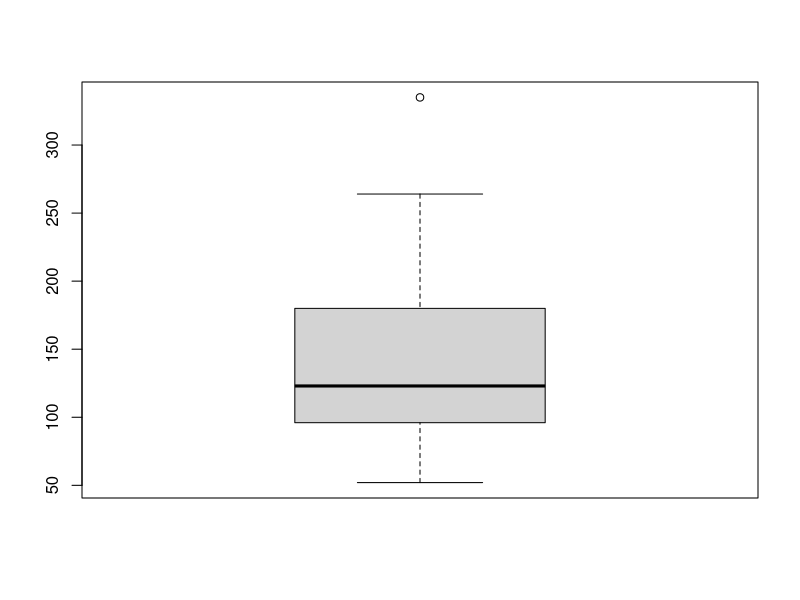
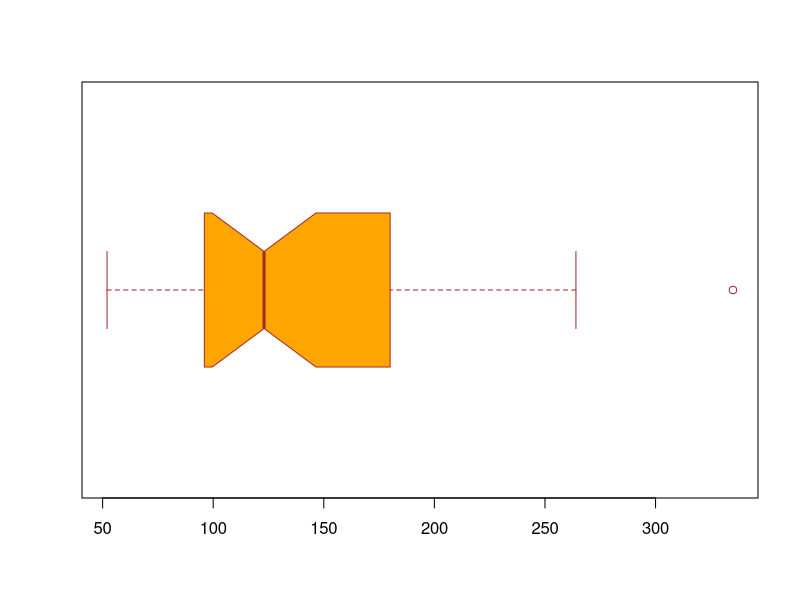
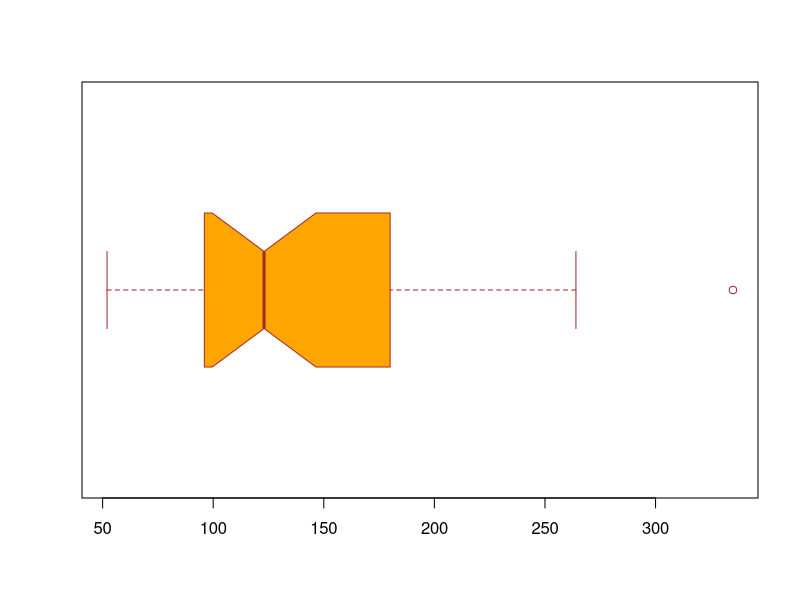
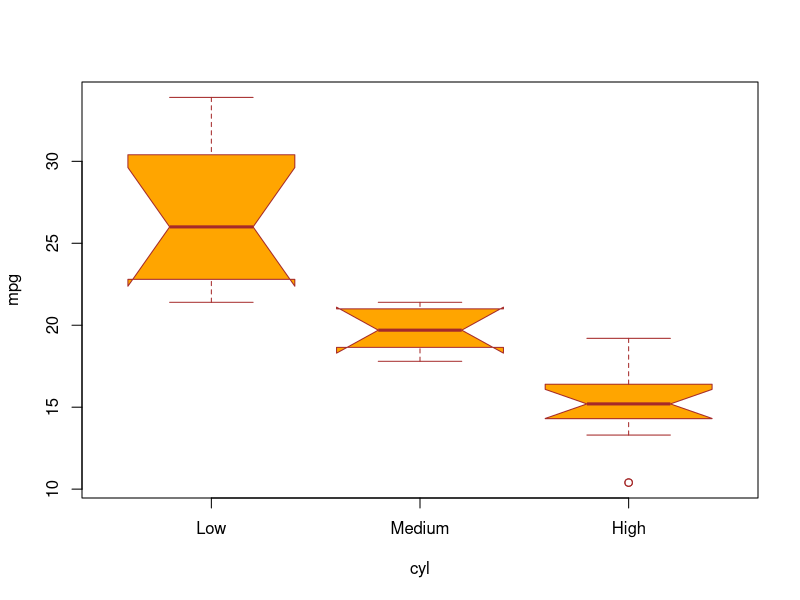

These figures' R source, in order:
#Box Plots -

# boxplot() function

# x: Data Vector, data: Data Frame, notch: True/False, varwidth: True = width of box would be same as the sample size, names: group of labels, main: Title

data <- mtcars

View(data)

boxplot(data$hp)

x = list(data$hp)

boxplot(x, data = data, col = "Orange", notch = TRUE, horizontal = TRUE, border = "brown")

boxplot(data$hp, col = "Orange", notch = TRUE, horizontal = TRUE, border = "brown")

boxplot(mpg~cyl, data = data, col = "Orange", notch = TRUE, border = "brown", names = c("Low", "Medium", "High"))

#mpg~cyl can give separate boxplots for each value of "cyl" in the data set